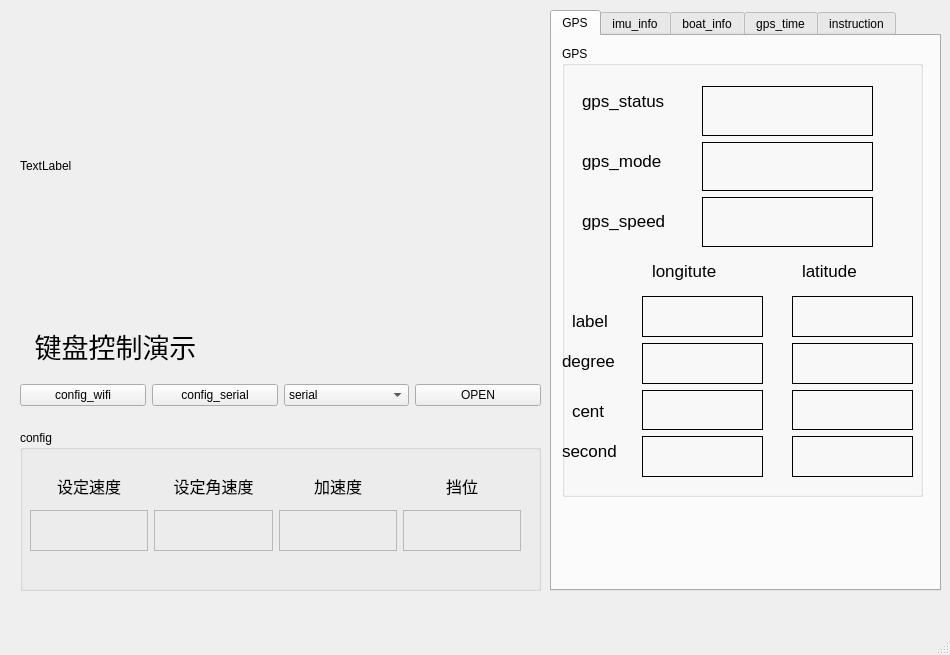
<?xml version="1.0" encoding="UTF-8"?>
<ui version="4.0">
 <class>MainWindow</class>
 <widget class="QMainWindow" name="MainWindow">
  <property name="geometry">
   <rect>
    <x>0</x>
    <y>0</y>
    <width>950</width>
    <height>655</height>
   </rect>
  </property>
  <property name="windowTitle">
   <string>OBT_AutoCar_Key_ctl</string>
  </property>
  <widget class="QWidget" name="centralwidget">
   <widget class="QLabel" name="label">
    <property name="geometry">
     <rect>
      <x>10</x>
      <y>310</y>
      <width>211</width>
      <height>71</height>
     </rect>
    </property>
    <property name="font">
     <font>
      <pointsize>20</pointsize>
     </font>
    </property>
    <property name="text">
     <string>键盘控制演示</string>
    </property>
    <property name="alignment">
     <set>Qt::AlignCenter</set>
    </property>
    <property name="wordWrap">
     <bool>false</bool>
    </property>
    <property name="margin">
     <number>0</number>
    </property>
    <property name="indent">
     <number>0</number>
    </property>
   </widget>
   <widget class="QGroupBox" name="groupBox">
    <property name="geometry">
     <rect>
      <x>20</x>
      <y>430</y>
      <width>521</width>
      <height>161</height>
     </rect>
    </property>
    <property name="title">
     <string>config</string>
    </property>
    <widget class="QWidget" name="horizontalLayoutWidget_2">
     <property name="geometry">
      <rect>
       <x>10</x>
       <y>40</y>
       <width>491</width>
       <height>31</height>
      </rect>
     </property>
     <layout class="QHBoxLayout" name="horizontalLayout_2">
      <item>
       <widget class="QLabel" name="label_6">
        <property name="font">
         <font>
          <pointsize>12</pointsize>
         </font>
        </property>
        <property name="text">
         <string>设定速度</string>
        </property>
        <property name="alignment">
         <set>Qt::AlignCenter</set>
        </property>
       </widget>
      </item>
      <item>
       <widget class="QLabel" name="label_4">
        <property name="font">
         <font>
          <pointsize>12</pointsize>
         </font>
        </property>
        <property name="text">
         <string>设定角速度</string>
        </property>
        <property name="alignment">
         <set>Qt::AlignCenter</set>
        </property>
       </widget>
      </item>
      <item>
       <widget class="QLabel" name="label_10">
        <property name="font">
         <font>
          <pointsize>12</pointsize>
         </font>
        </property>
        <property name="text">
         <string>加速度</string>
        </property>
        <property name="alignment">
         <set>Qt::AlignCenter</set>
        </property>
       </widget>
      </item>
      <item>
       <widget class="QLabel" name="label_5">
        <property name="font">
         <font>
          <pointsize>12</pointsize>
         </font>
        </property>
        <property name="text">
         <string>挡位</string>
        </property>
        <property name="alignment">
         <set>Qt::AlignCenter</set>
        </property>
       </widget>
      </item>
     </layout>
    </widget>
    <widget class="QWidget" name="horizontalLayoutWidget_3">
     <property name="geometry">
      <rect>
       <x>10</x>
       <y>80</y>
       <width>491</width>
       <height>41</height>
      </rect>
     </property>
     <layout class="QHBoxLayout" name="horizontalLayout_3">
      <item>
       <widget class="QLabel" name="set_v">
        <property name="frameShape">
         <enum>QFrame::StyledPanel</enum>
        </property>
        <property name="frameShadow">
         <enum>QFrame::Sunken</enum>
        </property>
        <property name="text">
         <string/>
        </property>
       </widget>
      </item>
      <item>
       <widget class="QLabel" name="set_r">
        <property name="frameShape">
         <enum>QFrame::StyledPanel</enum>
        </property>
        <property name="text">
         <string/>
        </property>
       </widget>
      </item>
      <item>
       <widget class="QLabel" name="set_a">
        <property name="frameShape">
         <enum>QFrame::StyledPanel</enum>
        </property>
        <property name="text">
         <string/>
        </property>
       </widget>
      </item>
      <item>
       <widget class="QLabel" name="set_g">
        <property name="frameShape">
         <enum>QFrame::StyledPanel</enum>
        </property>
        <property name="text">
         <string/>
        </property>
       </widget>
      </item>
     </layout>
    </widget>
   </widget>
   <widget class="QTabWidget" name="tabWidget">
    <property name="geometry">
     <rect>
      <x>550</x>
      <y>10</y>
      <width>391</width>
      <height>581</height>
     </rect>
    </property>
    <property name="currentIndex">
     <number>0</number>
    </property>
    <widget class="QWidget" name="tab_4">
     <attribute name="title">
      <string>GPS</string>
     </attribute>
     <widget class="QGroupBox" name="groupBox_10">
      <property name="geometry">
       <rect>
        <x>10</x>
        <y>10</y>
        <width>361</width>
        <height>451</height>
       </rect>
      </property>
      <property name="title">
       <string>GPS</string>
      </property>
      <widget class="QLabel" name="label_22">
       <property name="geometry">
        <rect>
         <x>20</x>
         <y>40</y>
         <width>121</width>
         <height>30</height>
        </rect>
       </property>
       <property name="font">
        <font>
         <pointsize>13</pointsize>
        </font>
       </property>
       <property name="text">
        <string>gps_status</string>
       </property>
      </widget>
      <widget class="QLabel" name="label_23">
       <property name="geometry">
        <rect>
         <x>20</x>
         <y>100</y>
         <width>100</width>
         <height>30</height>
        </rect>
       </property>
       <property name="font">
        <font>
         <pointsize>13</pointsize>
        </font>
       </property>
       <property name="text">
        <string>gps_mode</string>
       </property>
      </widget>
      <widget class="QLabel" name="label_12">
       <property name="geometry">
        <rect>
         <x>20</x>
         <y>160</y>
         <width>100</width>
         <height>30</height>
        </rect>
       </property>
       <property name="font">
        <font>
         <pointsize>13</pointsize>
        </font>
       </property>
       <property name="text">
        <string>gps_speed</string>
       </property>
      </widget>
      <widget class="QLabel" name="label_11">
       <property name="geometry">
        <rect>
         <x>10</x>
         <y>260</y>
         <width>61</width>
         <height>30</height>
        </rect>
       </property>
       <property name="font">
        <font>
         <pointsize>13</pointsize>
        </font>
       </property>
       <property name="text">
        <string>label</string>
       </property>
      </widget>
      <widget class="QLabel" name="label_24">
       <property name="geometry">
        <rect>
         <x>0</x>
         <y>300</y>
         <width>71</width>
         <height>30</height>
        </rect>
       </property>
       <property name="font">
        <font>
         <pointsize>13</pointsize>
        </font>
       </property>
       <property name="text">
        <string>degree</string>
       </property>
      </widget>
      <widget class="QLabel" name="label_25">
       <property name="geometry">
        <rect>
         <x>10</x>
         <y>350</y>
         <width>61</width>
         <height>30</height>
        </rect>
       </property>
       <property name="font">
        <font>
         <pointsize>13</pointsize>
        </font>
       </property>
       <property name="text">
        <string>cent</string>
       </property>
      </widget>
      <widget class="QLabel" name="label_26">
       <property name="geometry">
        <rect>
         <x>0</x>
         <y>390</y>
         <width>71</width>
         <height>30</height>
        </rect>
       </property>
       <property name="font">
        <font>
         <pointsize>13</pointsize>
        </font>
       </property>
       <property name="text">
        <string>second</string>
       </property>
      </widget>
      <widget class="QLabel" name="label_8">
       <property name="geometry">
        <rect>
         <x>90</x>
         <y>210</y>
         <width>100</width>
         <height>30</height>
        </rect>
       </property>
       <property name="font">
        <font>
         <pointsize>13</pointsize>
        </font>
       </property>
       <property name="text">
        <string>longitute</string>
       </property>
      </widget>
      <widget class="QLabel" name="label_27">
       <property name="geometry">
        <rect>
         <x>240</x>
         <y>210</y>
         <width>100</width>
         <height>30</height>
        </rect>
       </property>
       <property name="font">
        <font>
         <pointsize>13</pointsize>
        </font>
       </property>
       <property name="text">
        <string>latitude</string>
       </property>
      </widget>
      <widget class="QWidget" name="verticalLayoutWidget_3">
       <property name="geometry">
        <rect>
         <x>80</x>
         <y>250</y>
         <width>121</width>
         <height>181</height>
        </rect>
       </property>
       <layout class="QVBoxLayout" name="verticalLayout_3">
        <item>
         <widget class="QLabel" name="msg_gps_lon_label">
          <property name="frameShape">
           <enum>QFrame::Box</enum>
          </property>
          <property name="text">
           <string/>
          </property>
         </widget>
        </item>
        <item>
         <widget class="QLabel" name="msg_gps_lon_degree">
          <property name="frameShape">
           <enum>QFrame::Box</enum>
          </property>
          <property name="text">
           <string/>
          </property>
         </widget>
        </item>
        <item>
         <widget class="QLabel" name="msg_gps_lon_cent">
          <property name="frameShape">
           <enum>QFrame::Box</enum>
          </property>
          <property name="text">
           <string/>
          </property>
         </widget>
        </item>
        <item>
         <widget class="QLabel" name="msg_gps_lon_second">
          <property name="frameShape">
           <enum>QFrame::Box</enum>
          </property>
          <property name="text">
           <string/>
          </property>
         </widget>
        </item>
       </layout>
      </widget>
      <widget class="QWidget" name="verticalLayoutWidget_17">
       <property name="geometry">
        <rect>
         <x>230</x>
         <y>250</y>
         <width>121</width>
         <height>181</height>
        </rect>
       </property>
       <layout class="QVBoxLayout" name="verticalLayout_17">
        <item>
         <widget class="QLabel" name="msg_gps_lat_label">
          <property name="frameShape">
           <enum>QFrame::Box</enum>
          </property>
          <property name="text">
           <string/>
          </property>
         </widget>
        </item>
        <item>
         <widget class="QLabel" name="msg_gps_lat_degree">
          <property name="frameShape">
           <enum>QFrame::Box</enum>
          </property>
          <property name="text">
           <string/>
          </property>
         </widget>
        </item>
        <item>
         <widget class="QLabel" name="msg_gps_lat_cent">
          <property name="frameShape">
           <enum>QFrame::Box</enum>
          </property>
          <property name="text">
           <string/>
          </property>
         </widget>
        </item>
        <item>
         <widget class="QLabel" name="msg_gps_lat_second">
          <property name="frameShape">
           <enum>QFrame::Box</enum>
          </property>
          <property name="text">
           <string/>
          </property>
         </widget>
        </item>
       </layout>
      </widget>
      <widget class="QWidget" name="verticalLayoutWidget_18">
       <property name="geometry">
        <rect>
         <x>140</x>
         <y>40</y>
         <width>171</width>
         <height>161</height>
        </rect>
       </property>
       <layout class="QVBoxLayout" name="verticalLayout_18">
        <item>
         <widget class="QLabel" name="msg_gps_status">
          <property name="frameShape">
           <enum>QFrame::Box</enum>
          </property>
          <property name="text">
           <string/>
          </property>
         </widget>
        </item>
        <item>
         <widget class="QLabel" name="msg_gps_mode">
          <property name="frameShape">
           <enum>QFrame::Box</enum>
          </property>
          <property name="text">
           <string/>
          </property>
         </widget>
        </item>
        <item>
         <widget class="QLabel" name="msg_gps_speed">
          <property name="frameShape">
           <enum>QFrame::Box</enum>
          </property>
          <property name="text">
           <string/>
          </property>
         </widget>
        </item>
       </layout>
      </widget>
     </widget>
    </widget>
    <widget class="QWidget" name="tab_3">
     <attribute name="title">
      <string>imu_info</string>
     </attribute>
     <widget class="QGroupBox" name="groupBox_3">
      <property name="geometry">
       <rect>
        <x>20</x>
        <y>10</y>
        <width>350</width>
        <height>530</height>
       </rect>
      </property>
      <property name="title">
       <string>IMU</string>
      </property>
      <widget class="QWidget" name="verticalLayoutWidget_7">
       <property name="geometry">
        <rect>
         <x>20</x>
         <y>30</y>
         <width>111</width>
         <height>471</height>
        </rect>
       </property>
       <layout class="QVBoxLayout" name="verticalLayout_7">
        <item>
         <widget class="Line" name="line">
          <property name="orientation">
           <enum>Qt::Horizontal</enum>
          </property>
         </widget>
        </item>
        <item>
         <widget class="QLabel" name="label_30">
          <property name="text">
           <string>acc_x</string>
          </property>
         </widget>
        </item>
        <item>
         <widget class="QLabel" name="label_33">
          <property name="text">
           <string>acc_y</string>
          </property>
         </widget>
        </item>
        <item>
         <widget class="QLabel" name="label_35">
          <property name="text">
           <string>acc_z</string>
          </property>
         </widget>
        </item>
        <item>
         <widget class="Line" name="line_2">
          <property name="orientation">
           <enum>Qt::Horizontal</enum>
          </property>
         </widget>
        </item>
        <item>
         <widget class="QLabel" name="label_34">
          <property name="text">
           <string>agl_x</string>
          </property>
         </widget>
        </item>
        <item>
         <widget class="QLabel" name="label_32">
          <property name="text">
           <string>agl_y</string>
          </property>
         </widget>
        </item>
        <item>
         <widget class="QLabel" name="label_31">
          <property name="text">
           <string>agl_z</string>
          </property>
         </widget>
        </item>
        <item>
         <widget class="Line" name="line_7">
          <property name="orientation">
           <enum>Qt::Horizontal</enum>
          </property>
         </widget>
        </item>
        <item>
         <widget class="QLabel" name="label_42">
          <property name="text">
           <string>gyr_x</string>
          </property>
         </widget>
        </item>
        <item>
         <widget class="QLabel" name="label_41">
          <property name="text">
           <string>gyr_y</string>
          </property>
         </widget>
        </item>
        <item>
         <widget class="QLabel" name="label_40">
          <property name="text">
           <string>gyr_z</string>
          </property>
         </widget>
        </item>
        <item>
         <widget class="Line" name="line_3">
          <property name="orientation">
           <enum>Qt::Horizontal</enum>
          </property>
         </widget>
        </item>
        <item>
         <widget class="QLabel" name="label_37">
          <property name="text">
           <string>quarter_1</string>
          </property>
         </widget>
        </item>
        <item>
         <widget class="QLabel" name="label_36">
          <property name="text">
           <string>quarter_2</string>
          </property>
         </widget>
        </item>
        <item>
         <widget class="QLabel" name="label_38">
          <property name="text">
           <string>quarter_3</string>
          </property>
         </widget>
        </item>
        <item>
         <widget class="QLabel" name="label_39">
          <property name="text">
           <string>quarter_4</string>
          </property>
         </widget>
        </item>
       </layout>
      </widget>
      <widget class="QWidget" name="verticalLayoutWidget_8">
       <property name="geometry">
        <rect>
         <x>160</x>
         <y>30</y>
         <width>160</width>
         <height>471</height>
        </rect>
       </property>
       <layout class="QVBoxLayout" name="verticalLayout_8">
        <item>
         <widget class="Line" name="line_6">
          <property name="orientation">
           <enum>Qt::Horizontal</enum>
          </property>
         </widget>
        </item>
        <item>
         <widget class="QLabel" name="msg_acc_x">
          <property name="frameShape">
           <enum>QFrame::Box</enum>
          </property>
          <property name="text">
           <string/>
          </property>
         </widget>
        </item>
        <item>
         <widget class="QLabel" name="msg_acc_y">
          <property name="frameShape">
           <enum>QFrame::Box</enum>
          </property>
          <property name="text">
           <string/>
          </property>
         </widget>
        </item>
        <item>
         <widget class="QLabel" name="msg_acc_z">
          <property name="frameShape">
           <enum>QFrame::Box</enum>
          </property>
          <property name="text">
           <string/>
          </property>
         </widget>
        </item>
        <item>
         <widget class="Line" name="line_5">
          <property name="orientation">
           <enum>Qt::Horizontal</enum>
          </property>
         </widget>
        </item>
        <item>
         <widget class="QLabel" name="msg_agl_x">
          <property name="frameShape">
           <enum>QFrame::Box</enum>
          </property>
          <property name="text">
           <string/>
          </property>
         </widget>
        </item>
        <item>
         <widget class="QLabel" name="msg_agl_y">
          <property name="frameShape">
           <enum>QFrame::Box</enum>
          </property>
          <property name="text">
           <string/>
          </property>
         </widget>
        </item>
        <item>
         <widget class="QLabel" name="msg_agl_z">
          <property name="frameShape">
           <enum>QFrame::Box</enum>
          </property>
          <property name="text">
           <string/>
          </property>
         </widget>
        </item>
        <item>
         <widget class="Line" name="line_8">
          <property name="orientation">
           <enum>Qt::Horizontal</enum>
          </property>
         </widget>
        </item>
        <item>
         <widget class="QLabel" name="msg_gyr_x">
          <property name="frameShape">
           <enum>QFrame::Box</enum>
          </property>
          <property name="text">
           <string/>
          </property>
         </widget>
        </item>
        <item>
         <widget class="QLabel" name="msg_gyr_y">
          <property name="frameShape">
           <enum>QFrame::Box</enum>
          </property>
          <property name="text">
           <string/>
          </property>
         </widget>
        </item>
        <item>
         <widget class="QLabel" name="msg_gyr_z">
          <property name="frameShape">
           <enum>QFrame::Box</enum>
          </property>
          <property name="text">
           <string/>
          </property>
         </widget>
        </item>
        <item>
         <widget class="Line" name="line_4">
          <property name="orientation">
           <enum>Qt::Horizontal</enum>
          </property>
         </widget>
        </item>
        <item>
         <widget class="QLabel" name="msg_quarter_1">
          <property name="frameShape">
           <enum>QFrame::Box</enum>
          </property>
          <property name="text">
           <string/>
          </property>
         </widget>
        </item>
        <item>
         <widget class="QLabel" name="msg_quarter_2">
          <property name="frameShape">
           <enum>QFrame::Box</enum>
          </property>
          <property name="text">
           <string/>
          </property>
         </widget>
        </item>
        <item>
         <widget class="QLabel" name="msg_quarter_3">
          <property name="frameShape">
           <enum>QFrame::Box</enum>
          </property>
          <property name="text">
           <string/>
          </property>
         </widget>
        </item>
        <item>
         <widget class="QLabel" name="msg_quarter_4">
          <property name="frameShape">
           <enum>QFrame::Box</enum>
          </property>
          <property name="text">
           <string/>
          </property>
         </widget>
        </item>
       </layout>
      </widget>
     </widget>
    </widget>
    <widget class="QWidget" name="tab">
     <attribute name="title">
      <string>boat_info</string>
     </attribute>
     <widget class="QGroupBox" name="groupBox_2">
      <property name="geometry">
       <rect>
        <x>20</x>
        <y>10</y>
        <width>350</width>
        <height>321</height>
       </rect>
      </property>
      <property name="title">
       <string>SYS</string>
      </property>
      <widget class="QWidget" name="verticalLayoutWidget_5">
       <property name="geometry">
        <rect>
         <x>20</x>
         <y>40</y>
         <width>111</width>
         <height>261</height>
        </rect>
       </property>
       <layout class="QVBoxLayout" name="verticalLayout_5">
        <item>
         <widget class="QLabel" name="label_2">
          <property name="text">
           <string>boat_status</string>
          </property>
         </widget>
        </item>
        <item>
         <widget class="QLabel" name="label_7">
          <property name="text">
           <string>boat_mode</string>
          </property>
         </widget>
        </item>
        <item>
         <widget class="QLabel" name="label_9">
          <property name="text">
           <string>true_left</string>
          </property>
         </widget>
        </item>
        <item>
         <widget class="QLabel" name="label_16">
          <property name="text">
           <string>true_right</string>
          </property>
         </widget>
        </item>
       </layout>
      </widget>
      <widget class="QWidget" name="verticalLayoutWidget_6">
       <property name="geometry">
        <rect>
         <x>140</x>
         <y>40</y>
         <width>161</width>
         <height>261</height>
        </rect>
       </property>
       <layout class="QVBoxLayout" name="verticalLayout_6">
        <property name="spacing">
         <number>10</number>
        </property>
        <item>
         <widget class="QLabel" name="msg_boat_status">
          <property name="frameShape">
           <enum>QFrame::Box</enum>
          </property>
          <property name="frameShadow">
           <enum>QFrame::Plain</enum>
          </property>
          <property name="text">
           <string/>
          </property>
         </widget>
        </item>
        <item>
         <widget class="QLabel" name="msg_boat_mode">
          <property name="frameShape">
           <enum>QFrame::Box</enum>
          </property>
          <property name="frameShadow">
           <enum>QFrame::Plain</enum>
          </property>
          <property name="text">
           <string/>
          </property>
         </widget>
        </item>
        <item>
         <widget class="QLabel" name="msg_boat_true_left">
          <property name="frameShape">
           <enum>QFrame::Box</enum>
          </property>
          <property name="frameShadow">
           <enum>QFrame::Plain</enum>
          </property>
          <property name="text">
           <string/>
          </property>
         </widget>
        </item>
        <item>
         <widget class="QLabel" name="msg_boat_true_right">
          <property name="frameShape">
           <enum>QFrame::Box</enum>
          </property>
          <property name="frameShadow">
           <enum>QFrame::Plain</enum>
          </property>
          <property name="text">
           <string/>
          </property>
         </widget>
        </item>
       </layout>
      </widget>
     </widget>
    </widget>
    <widget class="QWidget" name="tab_5">
     <attribute name="title">
      <string>gps_time</string>
     </attribute>
     <widget class="QGroupBox" name="groupBox_11">
      <property name="geometry">
       <rect>
        <x>10</x>
        <y>10</y>
        <width>351</width>
        <height>321</height>
       </rect>
      </property>
      <property name="title">
       <string>GroupBox</string>
      </property>
      <widget class="QWidget" name="verticalLayoutWidget_2">
       <property name="geometry">
        <rect>
         <x>40</x>
         <y>30</y>
         <width>171</width>
         <height>261</height>
        </rect>
       </property>
       <layout class="QVBoxLayout" name="verticalLayout_2">
        <item>
         <widget class="QLabel" name="msg_gps_time_year">
          <property name="font">
           <font>
            <pointsize>12</pointsize>
           </font>
          </property>
          <property name="frameShape">
           <enum>QFrame::NoFrame</enum>
          </property>
          <property name="text">
           <string/>
          </property>
          <property name="alignment">
           <set>Qt::AlignRight|Qt::AlignTrailing|Qt::AlignVCenter</set>
          </property>
         </widget>
        </item>
        <item>
         <widget class="QLabel" name="msg_gps_time_month">
          <property name="font">
           <font>
            <pointsize>12</pointsize>
           </font>
          </property>
          <property name="frameShape">
           <enum>QFrame::NoFrame</enum>
          </property>
          <property name="text">
           <string/>
          </property>
          <property name="alignment">
           <set>Qt::AlignRight|Qt::AlignTrailing|Qt::AlignVCenter</set>
          </property>
         </widget>
        </item>
        <item>
         <widget class="QLabel" name="msg_gps_time_day">
          <property name="font">
           <font>
            <pointsize>12</pointsize>
           </font>
          </property>
          <property name="frameShape">
           <enum>QFrame::NoFrame</enum>
          </property>
          <property name="text">
           <string/>
          </property>
          <property name="alignment">
           <set>Qt::AlignRight|Qt::AlignTrailing|Qt::AlignVCenter</set>
          </property>
         </widget>
        </item>
        <item>
         <widget class="QLabel" name="msg_gps_time_hour">
          <property name="font">
           <font>
            <pointsize>12</pointsize>
           </font>
          </property>
          <property name="frameShape">
           <enum>QFrame::NoFrame</enum>
          </property>
          <property name="text">
           <string/>
          </property>
          <property name="alignment">
           <set>Qt::AlignRight|Qt::AlignTrailing|Qt::AlignVCenter</set>
          </property>
         </widget>
        </item>
        <item>
         <widget class="QLabel" name="msg_gps_time_minute">
          <property name="font">
           <font>
            <pointsize>12</pointsize>
           </font>
          </property>
          <property name="frameShape">
           <enum>QFrame::NoFrame</enum>
          </property>
          <property name="text">
           <string/>
          </property>
          <property name="alignment">
           <set>Qt::AlignRight|Qt::AlignTrailing|Qt::AlignVCenter</set>
          </property>
         </widget>
        </item>
        <item>
         <widget class="QLabel" name="msg_gps_time_second">
          <property name="font">
           <font>
            <pointsize>12</pointsize>
           </font>
          </property>
          <property name="frameShape">
           <enum>QFrame::NoFrame</enum>
          </property>
          <property name="text">
           <string/>
          </property>
          <property name="alignment">
           <set>Qt::AlignRight|Qt::AlignTrailing|Qt::AlignVCenter</set>
          </property>
         </widget>
        </item>
       </layout>
      </widget>
      <widget class="QWidget" name="verticalLayoutWidget">
       <property name="geometry">
        <rect>
         <x>220</x>
         <y>30</y>
         <width>51</width>
         <height>261</height>
        </rect>
       </property>
       <layout class="QVBoxLayout" name="verticalLayout">
        <item>
         <widget class="QLabel" name="label_98">
          <property name="font">
           <font>
            <pointsize>12</pointsize>
           </font>
          </property>
          <property name="text">
           <string>年</string>
          </property>
          <property name="alignment">
           <set>Qt::AlignCenter</set>
          </property>
         </widget>
        </item>
        <item>
         <widget class="QLabel" name="label_99">
          <property name="font">
           <font>
            <pointsize>12</pointsize>
           </font>
          </property>
          <property name="text">
           <string>月</string>
          </property>
          <property name="alignment">
           <set>Qt::AlignCenter</set>
          </property>
         </widget>
        </item>
        <item>
         <widget class="QLabel" name="label_100">
          <property name="font">
           <font>
            <pointsize>12</pointsize>
           </font>
          </property>
          <property name="text">
           <string>日</string>
          </property>
          <property name="alignment">
           <set>Qt::AlignCenter</set>
          </property>
         </widget>
        </item>
        <item>
         <widget class="QLabel" name="label_101">
          <property name="font">
           <font>
            <pointsize>12</pointsize>
           </font>
          </property>
          <property name="text">
           <string>时</string>
          </property>
          <property name="alignment">
           <set>Qt::AlignCenter</set>
          </property>
         </widget>
        </item>
        <item>
         <widget class="QLabel" name="label_144">
          <property name="font">
           <font>
            <pointsize>12</pointsize>
           </font>
          </property>
          <property name="text">
           <string>分</string>
          </property>
          <property name="alignment">
           <set>Qt::AlignCenter</set>
          </property>
         </widget>
        </item>
        <item>
         <widget class="QLabel" name="label_145">
          <property name="font">
           <font>
            <pointsize>12</pointsize>
           </font>
          </property>
          <property name="text">
           <string>秒</string>
          </property>
          <property name="alignment">
           <set>Qt::AlignCenter</set>
          </property>
         </widget>
        </item>
       </layout>
      </widget>
     </widget>
    </widget>
    <widget class="QWidget" name="tab_2">
     <attribute name="title">
      <string>instruction</string>
     </attribute>
     <widget class="QLabel" name="label_3">
      <property name="geometry">
       <rect>
        <x>10</x>
        <y>0</y>
        <width>291</width>
        <height>531</height>
       </rect>
      </property>
      <property name="text">
       <string># car_V:velocity(-100-100)
# car_R:rotation(-100-100)
# car_G:gear(1,2,3)
# car_Acc:accelerate(1-100)


# keys:
# Q: car_V+
# Z: car_V-
# W: car_R+
# X: car_R-
# E: car_Acc+
# C: car_ACC-
# R: car_G+
# V: car_G-
# U: left_foward
# I: forward
# O: right_foward
# J: left
# K: no move
# L: right
# M: backward_left
# &lt;: backward
# &gt;: backward_right
</string>
      </property>
     </widget>
    </widget>
   </widget>
   <widget class="QWidget" name="horizontalLayoutWidget">
    <property name="geometry">
     <rect>
      <x>20</x>
      <y>370</y>
      <width>521</width>
      <height>51</height>
     </rect>
    </property>
    <layout class="QHBoxLayout" name="horizontalLayout">
     <item>
      <widget class="QPushButton" name="config_wifi">
       <property name="text">
        <string>config_wifi</string>
       </property>
       <property name="flat">
        <bool>false</bool>
       </property>
      </widget>
     </item>
     <item>
      <widget class="QPushButton" name="config_serial">
       <property name="text">
        <string>config_serial</string>
       </property>
      </widget>
     </item>
     <item>
      <widget class="QComboBox" name="set_communication_mode">
       <item>
        <property name="text">
         <string>serial</string>
        </property>
       </item>
       <item>
        <property name="text">
         <string>wifi</string>
        </property>
       </item>
      </widget>
     </item>
     <item>
      <widget class="QPushButton" name="open_close">
       <property name="text">
        <string>OPEN</string>
       </property>
      </widget>
     </item>
    </layout>
   </widget>
   <widget class="QLabel" name="picture_1">
    <property name="geometry">
     <rect>
      <x>20</x>
      <y>10</y>
      <width>511</width>
      <height>311</height>
     </rect>
    </property>
    <property name="text">
     <string>TextLabel</string>
    </property>
   </widget>
   <zorder>tabWidget</zorder>
   <zorder>label</zorder>
   <zorder>groupBox</zorder>
   <zorder>horizontalLayoutWidget</zorder>
   <zorder>picture_1</zorder>
  </widget>
  <widget class="QMenuBar" name="menubar">
   <property name="geometry">
    <rect>
     <x>0</x>
     <y>0</y>
     <width>950</width>
     <height>26</height>
    </rect>
   </property>
  </widget>
  <widget class="QStatusBar" name="statusbar"/>
 </widget>
 <resources/>
 <connections>
  <connection>
   <sender>config_wifi</sender>
   <signal>clicked()</signal>
   <receiver>MainWindow</receiver>
   <slot>c_wifi()</slot>
   <hints>
    <hint type="sourcelabel">
     <x>117</x>
     <y>421</y>
    </hint>
    <hint type="destinationlabel">
     <x>10</x>
     <y>476</y>
    </hint>
   </hints>
  </connection>
  <connection>
   <sender>config_serial</sender>
   <signal>clicked()</signal>
   <receiver>MainWindow</receiver>
   <slot>c_serial()</slot>
   <hints>
    <hint type="sourcelabel">
     <x>218</x>
     <y>428</y>
    </hint>
    <hint type="destinationlabel">
     <x>9</x>
     <y>327</y>
    </hint>
   </hints>
  </connection>
  <connection>
   <sender>open_close</sender>
   <signal>clicked()</signal>
   <receiver>MainWindow</receiver>
   <slot>start_over()</slot>
   <hints>
    <hint type="sourcelabel">
     <x>489</x>
     <y>419</y>
    </hint>
    <hint type="destinationlabel">
     <x>6</x>
     <y>534</y>
    </hint>
   </hints>
  </connection>
 </connections>
 <slots>
  <slot>c_wifi()</slot>
  <slot>c_serial()</slot>
  <slot>start_over()</slot>
  <slot>start_video()</slot>
 </slots>
</ui>
